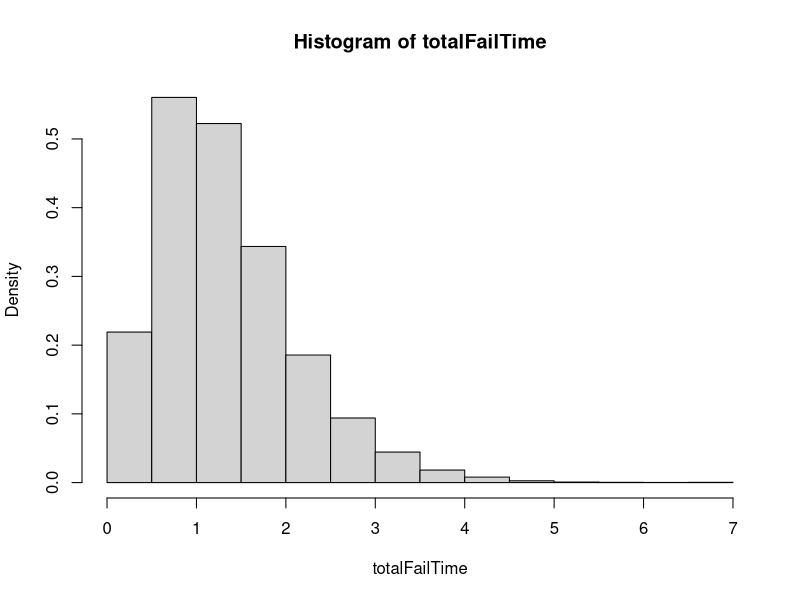

R code for this plot:
totalFailTime = c()
for (i in 1:10000) {
    test<-rexp(3, rate = 1)
    test = sort(test)
    secondComponent = test[2]
    spareComponent = rexp(1, rate = 1)
    lastComponent = test[3]
    totalFailTime[i] <- min(secondComponent + spareComponent, lastComponent)
}

hist(totalFailTime,freq=FALSE)
x = seq(from=0,to=1,length=100)
# Prints the mean
print(mean(totalFailTime))